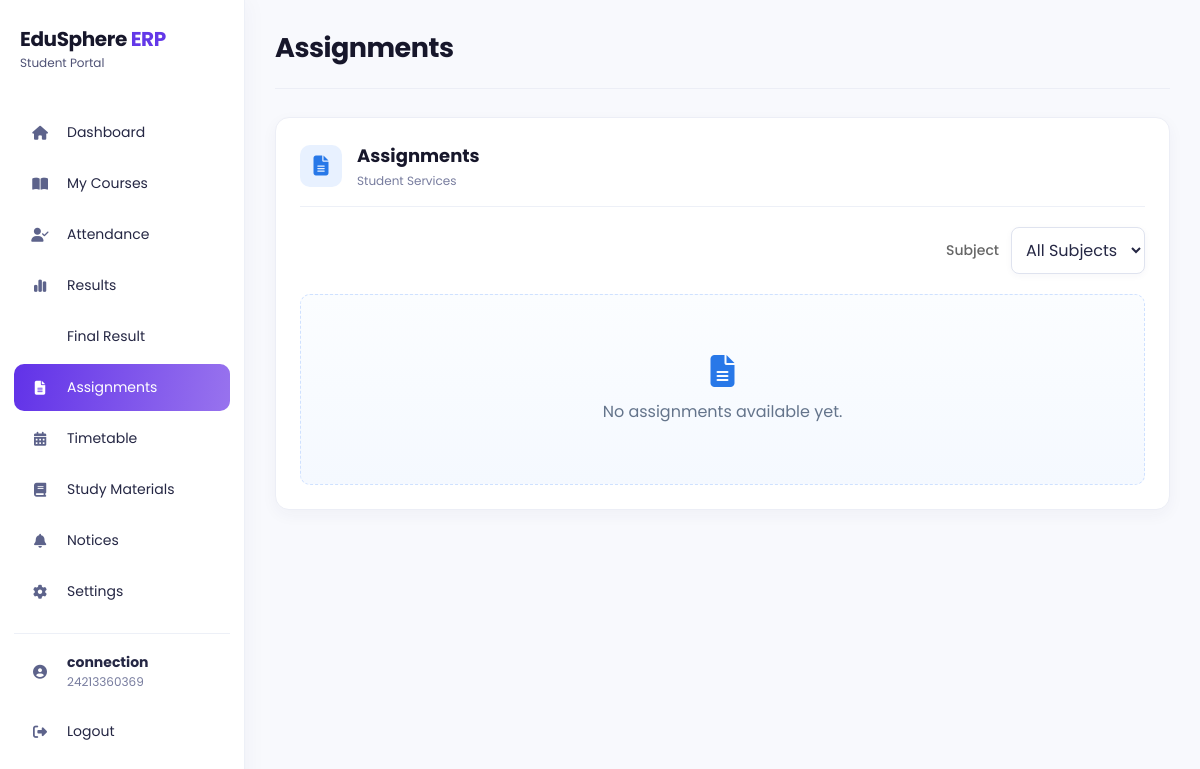
Before: /student/assignments (signed in) with the older database file.
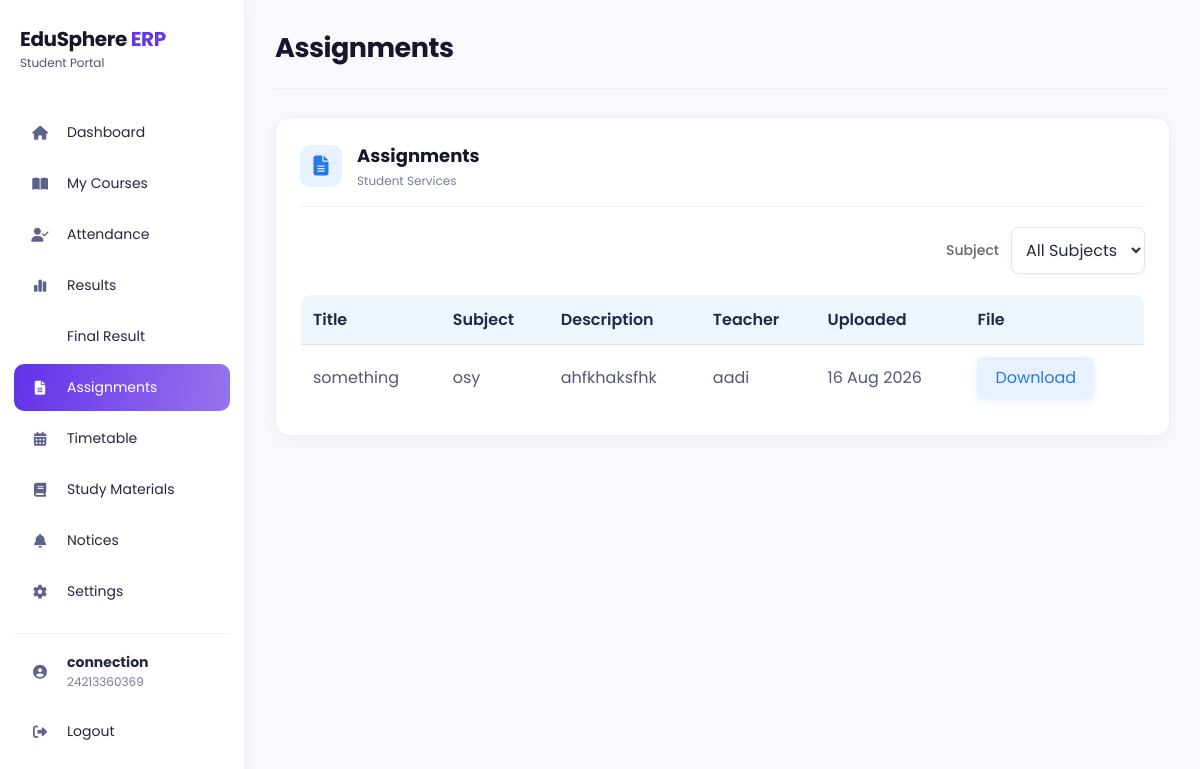
After: the same page with the newer database file.
### models/academic_material.py (models this page shows)
class AcademicMaterial(db.Model):
    __tablename__ = "academic_materials"
    id = db.Column(db.Integer, primary_key=True)
    teacher_user_id = db.Column(
        db.Integer,
        db.ForeignKey("users.id"),
        nullable=False,
        index=True,
    )
    material_type = db.Column(db.String(30), nullable=False, index=True)
    department = db.Column(db.String(50), nullable=False, index=True)
    subject = db.Column(db.String(100), nullable=True, index=True)
    title = db.Column(db.String(150), nullable=False)
    description = db.Column(db.Text, nullable=True)
    original_filename = db.Column(db.String(255), nullable=True)
    stored_filename = db.Column(db.String(255), nullable=True, unique=True)
    uploaded_at = db.Column(db.DateTime, default=datetime.utcnow, nullable=False)
    teacher = db.relationship("User", foreign_keys=[teacher_user_id])

### models/user.py (models this page shows, shortened)
class User(db.Model):
    __tablename__ = "users"
    id = db.Column(
        db.Integer,
        primary_key=True
    )
    full_name = db.Column(
        db.String(100),
        nullable=False
    )
    enrollment_no = db.Column(
        db.String(50),
        unique=True,
        nullable=True
    )
    employee_id = db.Column(
        db.String(50),
        unique=True,
        nullable=True
    )
    parent_id = db.Column(
        db.String(50),
        unique=True,
        nullable=True
    )
    admin_id = db.Column(
        db.String(50),
        unique=True,
        nullable=True
    )
    email = db.Column(
        db.String(120),
        unique=True,
        nullable=True
    )
    phone = db.Column(
        db.String(20),
        nullable=True
    )
    password = db.Column(
        db.String(200),
        nullable=False
    )
    role = db.Column(
        db.String(20),
        nullable=False
    )
    theme = db.Column(db.String(20), nullable=False, default="light", server_default="light")
    notifications_enabled = db.Column(db.Boolean, nullable=False, default=True, server_default="1")
    accent_color = db.Column(db.String(20), nullable=False, default="purple", server_default="purple")

### app.py (the view)
@app.route("/student/assignments")
def student_assignments():
    return render_student_section("assignments")

### app.py (called while the page is built)
def get_current_student_profile():
    if session.get("role") != "Student" or "user_id" not in session:
        return None, None
    user = db.session.get(User, session["user_id"])
    if not user or user.role != "Student":
        session.clear()
        return None, None
    student_profile = Student.query.filter_by(user_id=user.id).first()
    if not student_profile:
        student_profile = Student(user_id=user.id)
        db.session.add(student_profile)
        db.session.commit()
    return user, student_profile

### templates/student_section.html (shortened to what the changed rows need)
<!DOCTYPE html>
<html lang="en">
<head>
    <link rel="stylesheet" href="{{ url_for('static', filename='css/student.css') }}">
    <link rel="stylesheet" href="{{ url_for('static', filename='css/palette.css') }}">
    <link rel="stylesheet" href="https://cdnjs.cloudflare.com/ajax/libs/font-awesome/6.6.0/css/all.min.css">
</head>
<body class="student-section-{{ active_page }} theme-{{ current_user.theme or 'light' }} accent-{{ current_user.accent_color or 'purple' }}">
<div class="sidebar">
    <div class="logo"><h2>EduSphere <span>ERP</span></h2><small>Student Portal</small></div>
</div>
<main class="main">
    <div class="topbar"><h2>{% if active_page == 'library' %}My Courses{% elif active_page == 'results' %}Results{% else %}{{ section_title }}{% endif %}</h2></div>
    <section class="profile-card">
        {% if active_page == 'timetable' %}
            <details class="student-schedule-add"><summary>Add Lecture</summary><form method="POST" action="{{ url_for('student_timetable') }}"><input type="hidden" name="action" value="add"><label>Day<select name="day_of_week" required>{% for day in ['Monday','Tuesday','Wednesday','Thursday','Friday','Saturday','Sunday'] %}<option value="{{ loop.index0 }}">{{ day }}</option>{% endfor %}</select></label><label>Start Time<input type="time" name="start_time" required></label><label>End Time<input type="time" name="end_time" required></label><label>Subject Name<input type="text" name="subject" required></label><label>Teacher Name (optional)<input type="text" name="teacher"></label><label>Room (optional)<input type="text" name="room"></label><button type="submit">Add Lecture</button></form></details>{% if schedules %}<div class="student-schedule-list">{% for schedule in schedules %}<div class="student-schedule-row"><div><strong>{{ ['Monday','Tuesday','Wednesday','Thursday','Friday','Saturday','Sunday'][schedule.day_of_week] }}</strong><span>{{ schedule.start_time }} – {{ schedule.end_time }}</span></div><div><strong>{{ schedule.subject }}</strong><small>{% if schedule.teacher %}{{ schedule.teacher }}{% endif %}{% if schedule.room %}{% if schedule.teacher %} · {% endif %}{{ schedule.room }}{% endif %}</small></div><form method="POST" action="{{ url_for('student_timetable') }}" onsubmit="return confirm('Remove this lecture from your timetable?');"><input type="hidden" name="action" value="delete"><input type="hidden" name="lecture_id" value="{{ schedule.id }}"><button type="submit" class="schedule-delete">Remove</button></form></div>{% endfor %}</div>{% else %}<div class="overview-placeholder schedule-empty"><i class="fa-solid fa-calendar-days"></i><p>No classes scheduled yet</p></div>{% endif %}
        {% elif academic_materials %}
            <table>
                <tr><th>Title</th><th>Subject</th><th>Description</th><th>Teacher</th><th>Uploaded</th><th>File</th></tr>
                {% for material in academic_materials %}
                    <tr>
                        <td>{{ material.title }}</td>
                        <td>{{ material.subject or 'Not set' }}</td>
                        <td>{{ material.description or 'No description' }}</td>
                        <td>{{ material.teacher.full_name }}</td>
                        <td>{{ material.uploaded_at.strftime('%d %b %Y') }}</td>
                        <td>{% if material.stored_filename %}<a class="secondary-button" href="{{ url_for('download_material', material_id=material.id) }}">Download</a>{% else %}No file{% endif %}</td>
                    </tr>
                {% endfor %}
            </table>
        {% elif active_page != 'attendance' %}
            <div class="empty-state">
                <i class="fa-solid {{ section_icon }}"></i>
                <p>{{ empty_message }}</p>
            </div>
        {% endif %}
    </section>
</main>
</body>
</html>

Changed rows visible on the page:
added AcademicMaterial: title "something", subject "osy", description "ahfkhaksfhk", teacher.full_name "aadi", uploaded_at "16 Aug 2026"
Other visible differences:
{{ empty_message }}: "No assignments available yet." → (not shown)
text now shown: "Title Subject Description Teacher Uploaded File"
